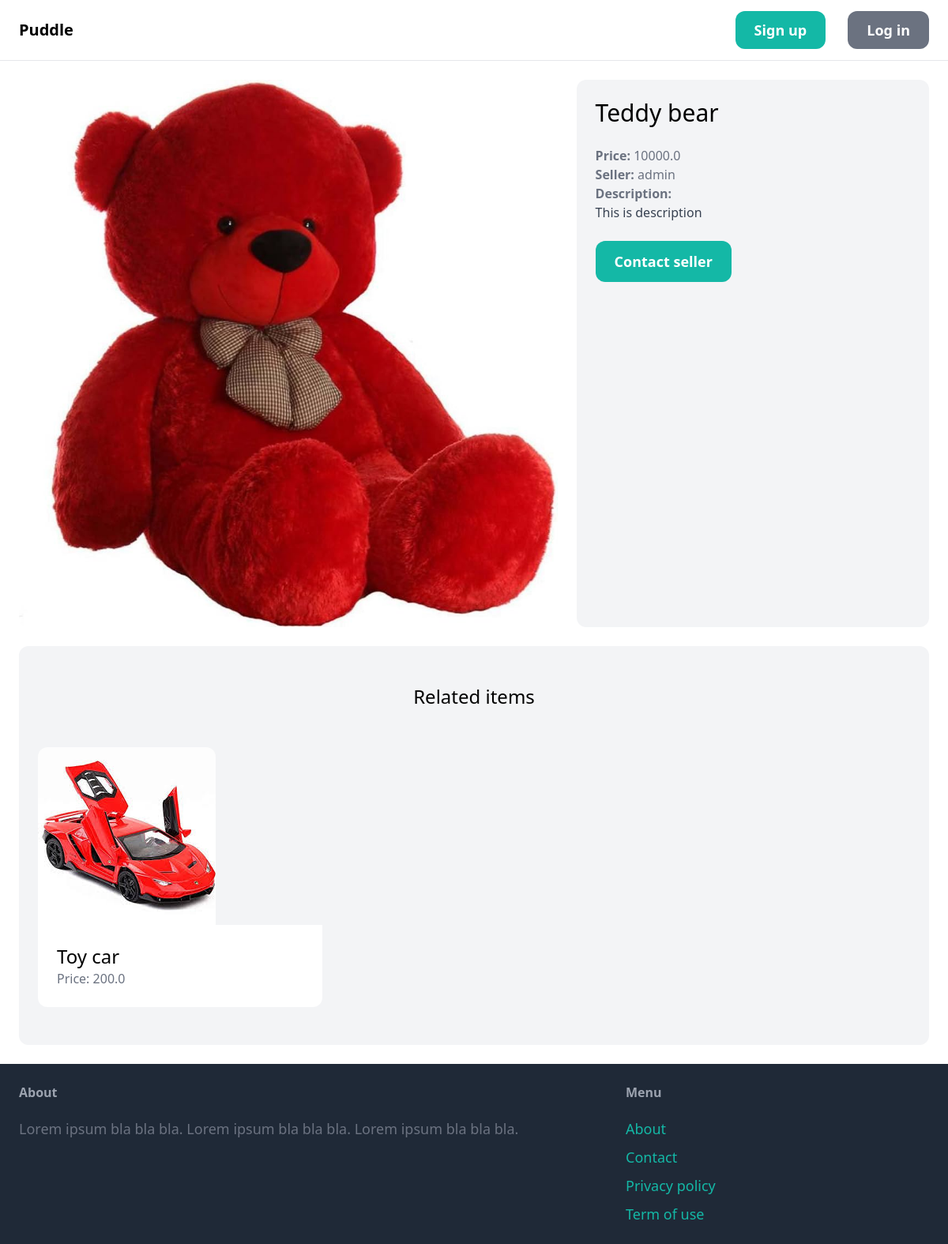
Page /items/1/ on the committed database.
### item/models.py (models this page shows, shortened)
class Item(models.Model):
    category = models.ForeignKey(Category, related_name='items', on_delete=models.CASCADE)
    name = models.CharField(max_length=255)
    description = models.TextField(blank=True, null=True)
    price = models.FloatField()
    image = models.ImageField(upload_to='item_images', blank=True, null=True)
    is_sold = models.BooleanField(default=False)
    created_by = models.ForeignKey(User, related_name='items', on_delete=models.CASCADE)
    created_at = models.DateTimeField(auto_now_add=True)

### item/views.py (the view)
# urls.py: path('<int:pk>/', views.detail, name='detail'),
def detail(request, pk):
    item = get_object_or_404(Item, pk=pk)
    related_items = Item.objects.filter(category=item.category, is_sold=False).exclude(pk=pk)[0:3]
    return render(request, 'item/detail.html', {
        'item': item,
        'related_items': related_items
    })

### item/templates/item/detail.html (shortened to what this page needs)
{% extends 'core/base.html' %}
{% block content %}
<div class="grid grid-cols-5 gap-6">
    <div class="col-span-3">
        <img src="{{ item.image.url }}" class="rounded-xl">
    </div>
    <div class="col-span-2 p-6 bg-gray-100 rounded-xl">
        <h1 class="mb-6 text-3xl">{{ item.name }}</h1>
        <p class="text-gray-500"><strong>Price: </strong>{{ item.price }}</p>
        <p class="text-gray-500"><strong>Seller: </strong>{{ item.created_by.username }}</p>
        {% if item.description %}
            <p class="text-gray-700">
                <strong class="text-gray-500">Description:</strong><br>
                {{ item.description }}
            </p>
        {% endif %}
        {% if request.user == item.created_by %}
            <div class="mt-6 p-6 bg-white rounded-xl">
                <p>This is your item!</p>
                <a href="{% url 'item:edit' item.id %}" class="inline-block mt-6 px-6 py-3 text-lg font-semibold bg-teal-500 text-white rounded-xl">Edit</a>
                <a href="{% url 'item:delete' item.id %}" class="inline-block mt-6 px-6 py-3 text-lg font-semibold bg-red-500 text-white rounded-xl">Delete</a>
            </div>
        {% else %}
            <a href="{% url 'conversation:new' item.id %}" class="inline-block mt-6 px-6 py-3 text-lg font-semibold bg-teal-500 text-white rounded-xl hover:bg-teal-700">Contact seller</a>
        {% endif %}
    </div>
</div>
<div class="mt-6 px-6 py-12 bg-gray-100 rounded-xl">
    <h2 class="mb-12 text-2xl text-center">Related items</h2>
    <div class="grid grid-cols-3 gap-3">
        {% for item in related_items %}
            <div>
                <a href="{% url 'item:detail' item.id %}">
                    <div>
                        <img src="{{ item.image.url }}" class="rounded-t-xl">
                    </div>
                    <div class="p-6 bg-white rounded-b-xl">
                        <h2 class="text-2xl">{{ item.name }}</h2>
                        <p class="text-gray-500">Price: {{ item.price }}</p>
                    </div>
                </a>
            </div>
        {% endfor %}
    </div>
</div>
{% endblock %}

### rows in the picture
Item: image (picture), name "Teddy bear", price "10000.0", created_by.username "admin", description "This is description"
Item: image (picture), name "Toy car", price "200.0"
